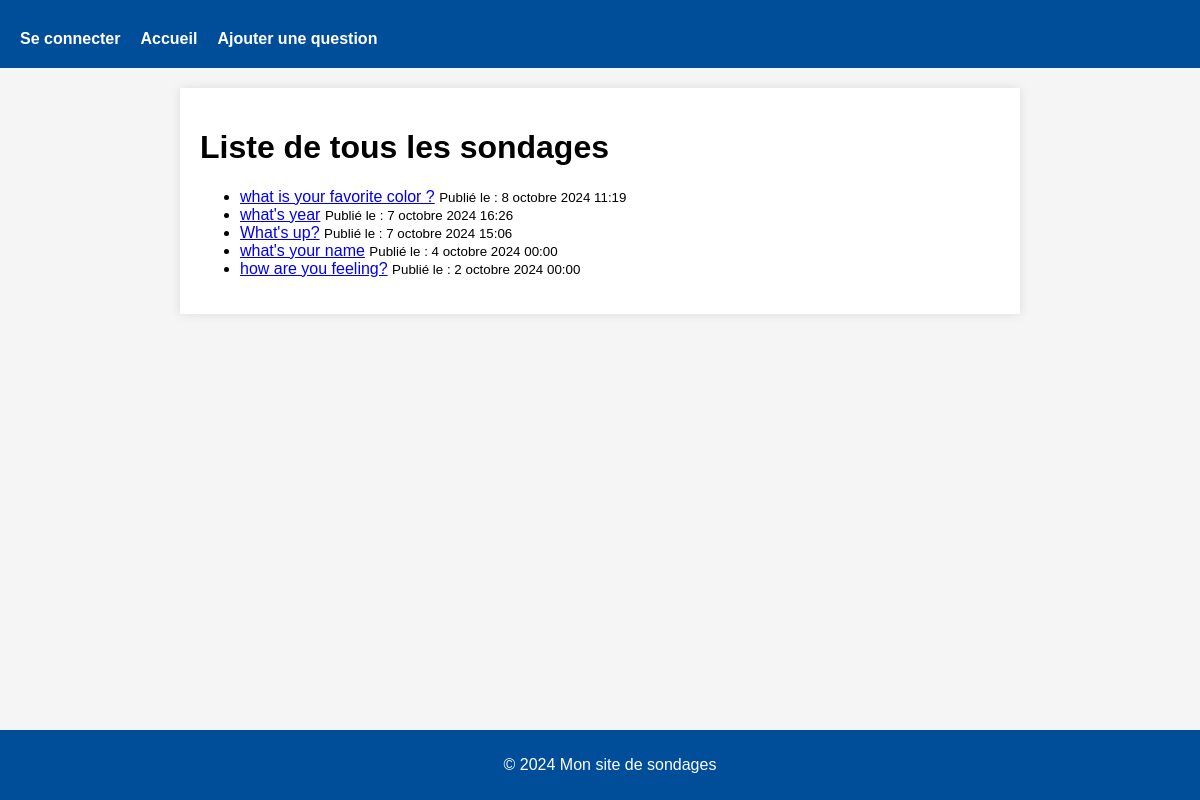
Screenshot of /polls/ with the database file from the repository.
### polls/models.py (models this page shows, shortened)
class Question(models.Model):
    question_text = models.CharField(max_length=200)
    pub_date = models.DateTimeField("date published")

### polls/views.py (the view)
# urls.py: path("", views.IndexView.as_view(), name="index"),
class IndexView(generic.ListView):
    template_name = "polls/index.html"
    context_object_name = "latest_question_list"
    def get_queryset(self):
        return Question.objects.filter(pub_date__lte=timezone.now()).order_by("-pub_date")[
               :5
               ]

### polls/templates/polls/index.html (shortened to what this page needs)
{% extends "base.html" %}
{% block main %}
<h1>Liste de tous les sondages</h1>
{% if latest_question_list %}
    <ul>
        {% for question in latest_question_list %}
            <li><a href="{% url 'polls:detail' question.id %}">{{ question.question_text }}</a>
            <small>Publié le : {{ question.pub_date }}</small></li>
        {% endfor %}
    </ul>
{% else %}
    <p>Aucun sondage disponible.</p>
{% endif %}
{% endblock %}

### polls/static/polls/style.css (style rules this page uses)
body { font-family: Arial, sans-serif; margin: 0; padding: 0; background-color: #f5f5f5; }

### rows the page displays
Question: question_text "what is your favorite color ?", pub_date "8 octobre 2024 11:19"
Question: question_text "what's year", pub_date "7 octobre 2024 16:26"
Question: question_text "What's up?", pub_date "7 octobre 2024 15:06"
Question: question_text "what's your name", pub_date "4 octobre 2024 00:00"
Question: question_text "how are you feeling?", pub_date "2 octobre 2024 00:00"
